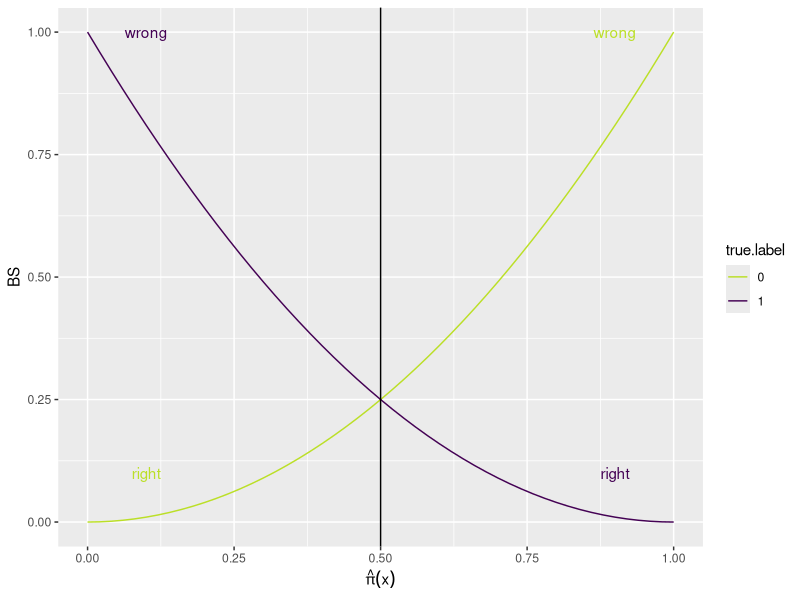
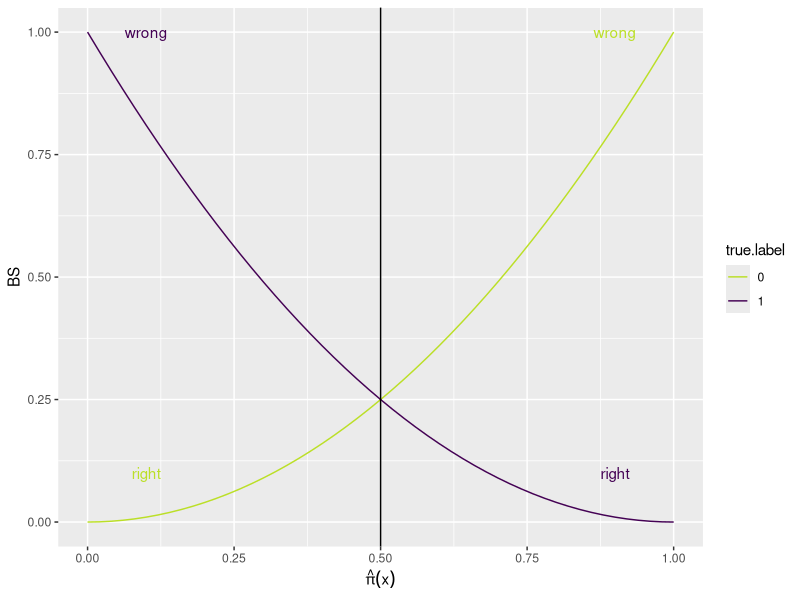
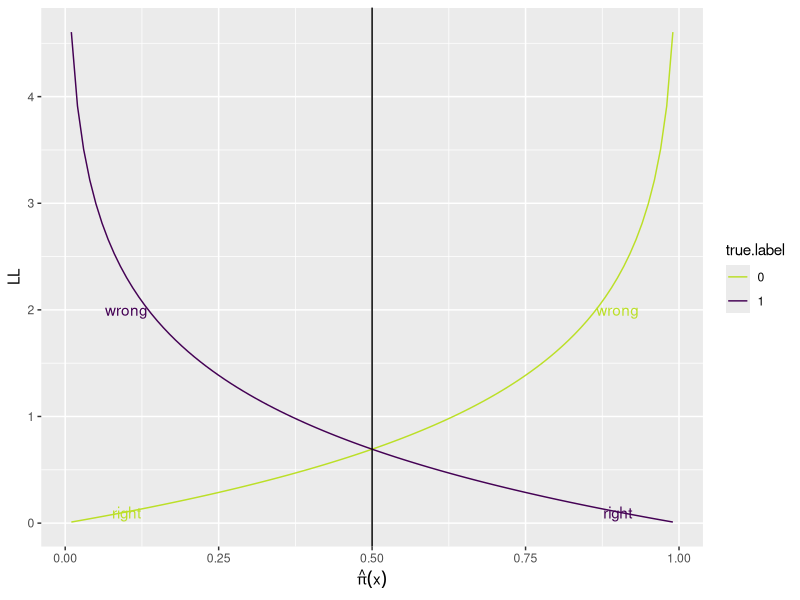
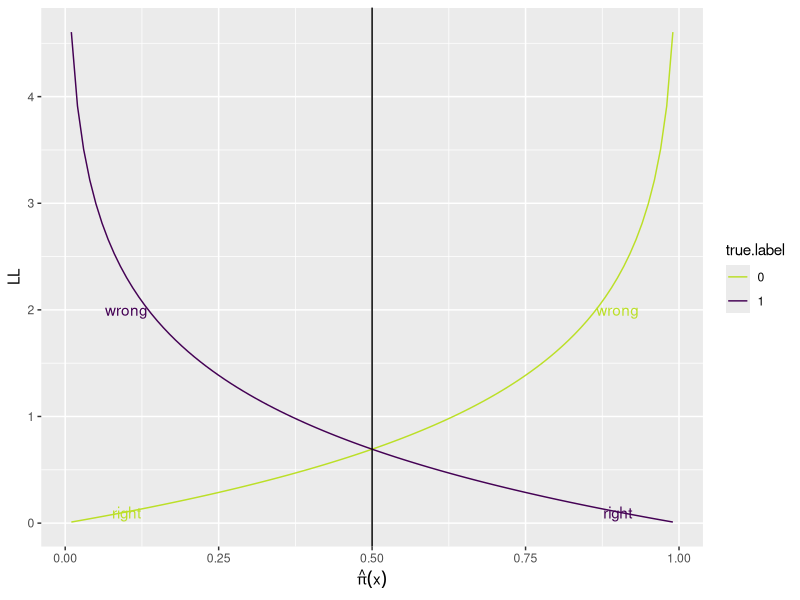

Generate these figures, in order, with R:
# PREREQ -----------------------------------------------------------------------

library(knitr)
library(ggplot2)

options(digits = 3, 
        width = 65, 
        str = strOptions(strict.width = "cut", vec.len = 3))

pal_2 = viridisLite::viridis(2, end = .9)

# PLOT 1 -----------------------------------------------------------------------

pdf("../figure/eval_mclass_1.pdf", width = 7, height = 2.5)

phat = seq(0, 1, by = 0.02)
d = rbind(
  data.frame(phat = phat, BS = (1 - phat)^2, true.label = "1"),
  data.frame(phat = phat, BS = (0 - phat)^2, true.label = "0")
)

pl = ggplot(data = d, aes(x = phat, y = BS, col = true.label))
pl = pl + geom_line() + xlab(expression(hat(pi)(x)))
pl = pl + scale_color_manual(values = rev(pal_2))
pl = pl + geom_vline(xintercept=0.5)
pl = pl + annotate(geom = "text", 
                   label = "right", 
                   x = 0.1, 
                   y = 0.1, 
                   col = pal_2[2])
pl = pl + annotate(geom = "text", 
                   label = "wrong", 
                   x = 0.1, 
                   y = 1.0, 
                   col = pal_2[1])
pl = pl + annotate(geom = "text", 
                   label = "wrong", 
                   x = 0.9, 
                   y = 1.0, 
                   col = pal_2[2])
pl = pl + annotate(geom = "text", 
                   label = "right", 
                   x = 0.9, 
                   y = 0.1, 
                   col = pal_2[1])
print(pl)

ggsave("../figure/eval_mclass_1.pdf", width = 7, height = 2.5)
dev.off()

# PLOT 2 -----------------------------------------------------------------------

pdf("../figure/eval_mclass_2.pdf", width = 7, height = 2.5)

phat = seq(0.01, 0.99, by = 0.01)
d = rbind(
  data.frame(phat = phat, LL = -log(phat), true.label = "1"),
  data.frame(phat = phat, LL = -log(1 - phat), true.label = "0")
)

pl = ggplot(data = d, aes(x = phat, y = LL, col = true.label))
pl = pl + geom_line() + xlab(expression(hat(pi)(x)))
pl = pl + scale_color_manual(values = rev(pal_2))
pl = pl + geom_vline(xintercept=0.5)
pl = pl + annotate(geom = "text", 
                   label = "right", 
                   x = 0.1, 
                   y = 0.1, 
                   col = pal_2[2])
pl = pl + annotate(geom = "text", 
                   label = "wrong", 
                   x = 0.1, 
                   y = 2.0, 
                   col = pal_2[1])
pl = pl + annotate(geom = "text", 
                   label = "wrong", 
                   x = 0.9, 
                   y = 2.0,
                   col = pal_2[2])
pl = pl + annotate(geom = "text", 
                   label = "right", 
                   x = 0.9, 
                   y = 0.1, 
                   col = pal_2[1])
print(pl)

ggsave("../figure/eval_mclass_2.pdf", width = 7, height = 2.5)
dev.off()
